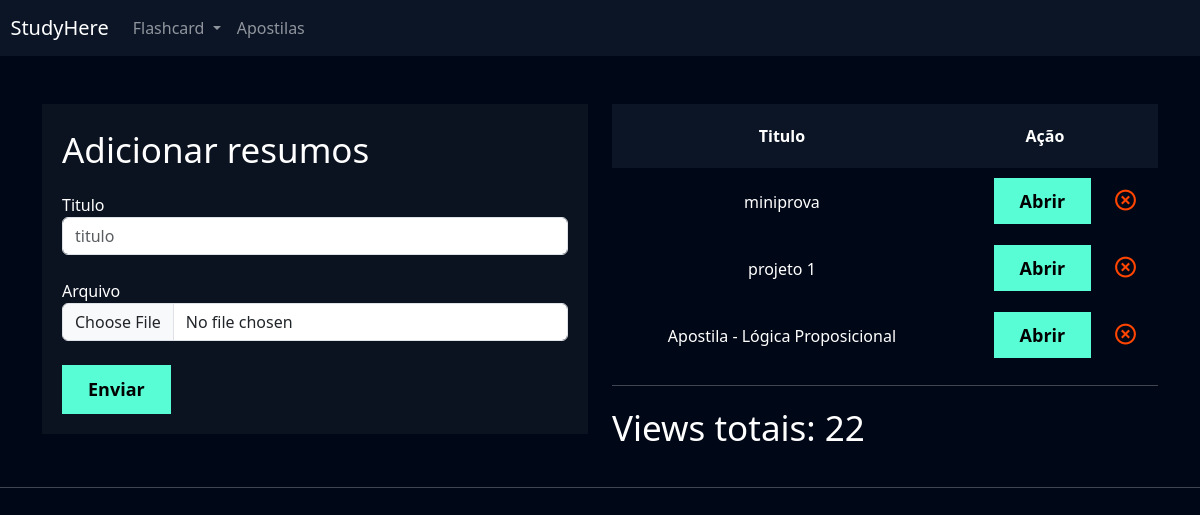
The page /apostilas/adicionar_apostilas/ (signed in) on the database its author committed.
### apostilas/models.py (models this page shows, shortened)
class Apostila(models.Model):
    user = models.ForeignKey(User, on_delete=models.DO_NOTHING)
    titulo = models.CharField(max_length=100)
    arquivo = models.FileField(upload_to='apostilas')

### apostilas/views.py (the view, shortened to what this page needs)
# urls.py: path('adicionar_apostilas/', views.adicionar_apostilas, name='adicionar_apostilas'),
def adicionar_apostilas(request):
    if request.method == 'GET':
        apostilas = Apostila.objects.filter(user=request.user)
        views_totais = ViewApostila.objects.filter(apostila__user=request.user).count()
        return render(request, 'adicionar_apostilas.html', {'apostilas': apostilas, 'views_totais': views_totais})

### apostilas/templates/adicionar_apostilas.html (shortened to what this page needs)
{% extends "base.html" %}
{% load static %}
{% block 'cabecalho' %}
    <link href="{% static 'usuarios/css/cadastro.css' %}" rel="stylesheet">
    <link href="{% static 'flashcard/css/novo_flashcard.css' %}" rel="stylesheet">
    <link href="{% static 'flashcard/css/iniciar_desafio.css' %}" rel="stylesheet">
    <link href="{% static 'flashcard/css/desafio.css' %}" rel="stylesheet">
    <link href="{% static 'apostilas/css/adicionar_apostilas.css' %}" rel="stylesheet">
    <link href='https://unpkg.com/boxicons@2.1.4/css/boxicons.min.css' rel='stylesheet'>
{% endblock 'cabecalho' %}
{% block 'conteudo' %}
    {% include "partials/header.html" %}
    <div class="container">
        <br><br>
        <div class="row">
            <div class="col-md">
                <div class="box-form">
                    <form action="{% url 'adicionar_apostilas' %}" method="POST" enctype='multipart/form-data'>{% csrf_token %}
                        <p class="fonte-secundaria">Adicionar resumos</p>
                        <label>Titulo</label>
                        <input type="text" name="titulo" placeholder="titulo" class="form-control">
                        <br>
                        <label>Arquivo</label>
                        <input type="file" name="arquivo" class="form-control">
                        <br>
                        <input type="submit" class="btn-cadastro" value="Enviar">
                    </form>
                </div>
            </div>
            <div class="col-md">
                <table>
                    <thead>
                      <tr>
                        <th scope="col">Titulo</th>
                        <th class="acao" scope="col">Ação</th>
                      </tr>
                    </thead>
                    <tbody>
                        {% for apostila in apostilas %}
                            <tr class="linha">
                                <td>{{apostila.titulo}}</td>
                                <td><a href="{% url 'apostila' apostila.id %}" style="color: black; text-decoration: none;" class="btn-cadastro">Abrir</a><a href="{% url 'deletar_apostila' apostila.id %}"><i class='icone-exit bx bx-x-circle'></i></a></td>
                            </tr>
                        {% endfor %}
                    </tbody>
                  </table>
                  <hr>
                  <p class="fonte-secundaria">Views totais: {{views_totais}}</p>
            </div>
        </div>
    </div>
    <hr>
{% endblock 'conteudo' %}

### templates/static/geral/css/base.css (style rules this page uses)
:root { --main-color: #0b1526; --dark-color: #000716; --secondary-dark-color: rgb(15, 2, 26); --light-color: #00c1f3; --contrast-color: #f4c96b; --differential-color: #58fcd5; }
body { background-color: var(--dark-color) !important; color: white !important; }

### templates/static/usuarios/css/cadastro.css (style rules this page uses)
* { margin: 0; padding: 0; }
.box-form { padding: 20px; background-color: rgba(217,217,217, .05); color: white !important; }
.btn-cadastro { padding: 10px; background-color: #58fcd5; border: none; border: 1px solid #58fcd5; font-size: 18px; font-weight: bold; padding-left: 25px; padding-right: 25px; }

### templates/static/flashcard/css/novo_flashcard.css (style rules this page uses)
.icone-exit { float: right; font-size: 25px; color: orangered; }

### templates/static/flashcard/css/iniciar_desafio.css (style rules this page uses)
.fonte-secundaria { font-size: 35px; }

### templates/static/flashcard/css/desafio.css (style rules this page uses)
table { width: 100%; padding: 20px; text-align: center; }
.linha { height: 40px; background-color: var(--dark-color); padding: 20px; }
td, th { padding: 20px; }
tr { background-color: var(--main-color); }

### templates/static/apostilas/css/adicionar_apostilas.css (style rules this page uses)
.acao { padding-left: 0px; }

### rows shown on the page
Apostila: titulo "miniprova"
Apostila: titulo "projeto 1"
Apostila: titulo "Apostila - Lógica Proposicional"

### other values the page prints
{{ views_totais }} "22"
